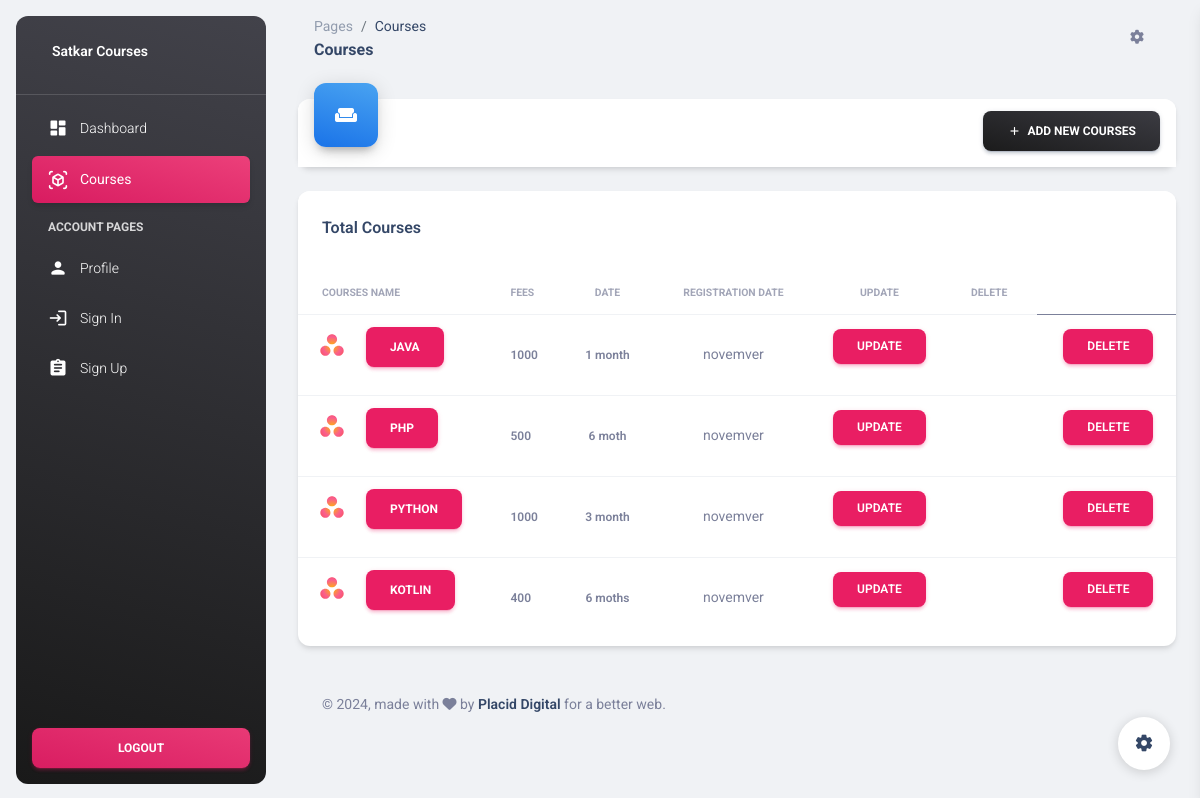
The app's page /courses/, older data.
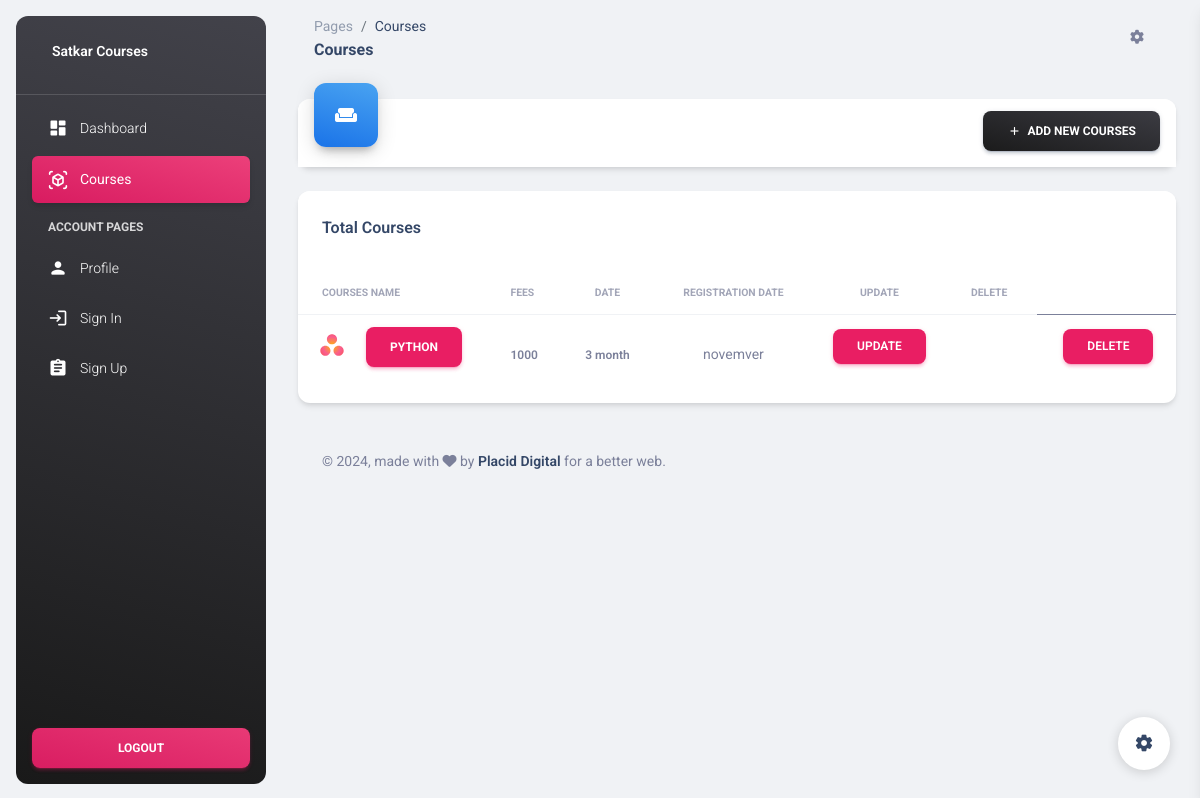
The same page, newer data.
### student/models.py (models this page shows, shortened)
class Course(models.Model):
    course_name= models.CharField(max_length=100)
    fees= models.IntegerField()
    duration= models.CharField(max_length=20)

### student/views.py (the view)
# urls.py: path('courses/', course),
def course(request):
    db = Course.objects.all()
    return render(request, "courses.html", {'data':db})

### student/templates/courses.html (shortened to what the changed rows need)
<!DOCTYPE html>
<html lang="en">
<head>
  {% load static %}
  <link href="{% static "css/nucleo-icons.css" %}"rel="stylesheet" />
  <link href="{% static "css/nucleo-svg.css" %}" rel="stylesheet" />
  <link id="pagestyle" href="{% static 'css/material-dashboard.css' %}" rel="stylesheet" />
</head>
<body class="g-sidenav-show  bg-gray-200">
  <main class="main-content position-relative max-height-vh-100 h-100 border-radius-lg ">
    <div class="container-fluid py-4">
      <div class="row mt-4 mb-4">
        <div class="col-lg-12 col-md-6 mb-md-0 mb-4">
          <div class="card">
            <div class="card-body px-0 pb-2">
              <div class="table-responsive">
                <table class="table align-items-center mb-0">
                  <thead>
                    <tr>
                      <th class="text-uppercase text-secondary text-xxs font-weight-bolder opacity-7">Courses Name</th>
                      <th class="text-uppercase text-secondary text-xxs font-weight-bolder opacity-7 ps-2">Fees
                      </th>
                      <th class="text-center text-uppercase text-secondary text-xxs font-weight-bolder opacity-7">
                        date</th>
                      <th class="text-center text-uppercase text-secondary text-xxs font-weight-bolder opacity-7">
                        Registration date</th>
                        <th class="text-center text-uppercase text-secondary text-xxs font-weight-bolder opacity-7">
                          Update</th>
                        <th class="text-center text-uppercase text-secondary text-xxs font-weight-bolder opacity-7">
                          Delete</th>
                    </tr>
                  </thead>
                  <tbody>
                    {% for i in data %}
                    <tr>
                       <td>
                          <div class="d-flex px-2 py-1">
                             <div>
                                <img src="{% static '/img/small-logos/logo-asana.svg' %}" class="avatar avatar-sm me-3" alt="xd">
                             </div>
                             <div class="d-flex flex-column justify-content-center">
                                <a href="#" type="button" class="btn btn-primary">{{i.course_name}}</a>
                             </div>
                          </div>
                       </td>
                       <td class="align-middle text-sm">
                          <span class="text-xs font-weight-bold">{{i.fees}}</span>
                       </td>
                       <td class="align-middle text-center text-sm">
                          <span class="text-xs font-weight-bold">{{i.duration}}</span>
                       </td>
                       <td class="align-middle text-center text-sm">novemver
                       </td>
                       <td class="align-middle text-center text-sm">
                        <a class="text-xs font-weight-bold btn btn-primary" href="{% url 'update_course' i.id %}">
                            Update
                        </a>
                    </td>
                       <td class="align-middle text-center tect-sm">
                        <td></td>
                        <td>
            <a <span class="text-xs font-weight-bold btn btn-primary" class="btn btn-primary" href="{% url 'delete_course' i.id %}">Delete</span></a>
    </td>
</tr>
{% endfor %}
                 </tbody>
                </table>
              </div>
            </div>
          </div>
        </div>
      </div>
    </div>
  </main>
</body>
</html>

Row changes from the older to the newer data that the page shows:
removed Course: course_name "JAVA", fees "1000", duration "1 month"
removed Course: course_name "PHP", fees "500", duration "6 moth"
removed Course: course_name "KOTLIN", fees "400", duration "6 moths"
